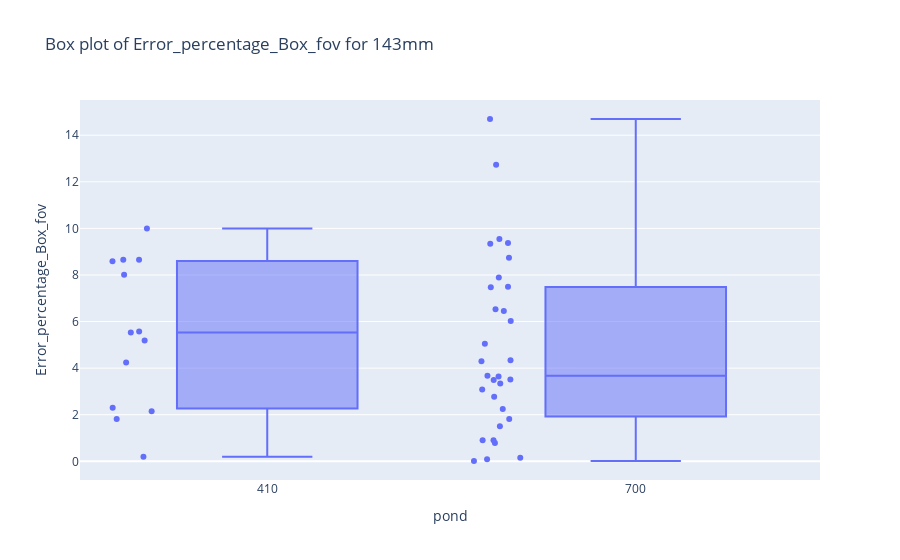
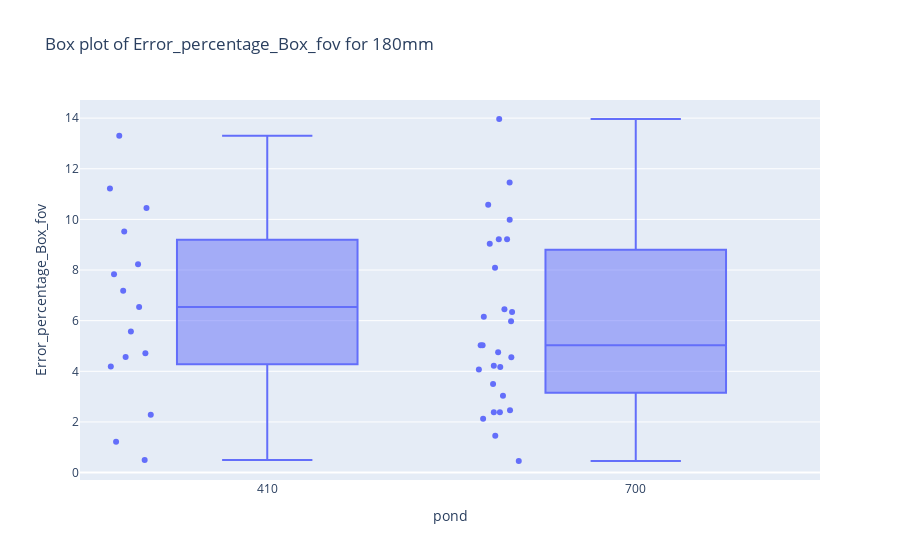

Notebook cell for these charts, in order:
### Code cell
for error in ['Error_percentage_Box_fov', 'MAE_Box_fov']:

    for true_length in [143, 180]:
        # Create a box plot using plotly
        fig = px.box(df_clean[df_clean['true_length'] == true_length],
                        x='pond', 
                        y=error, 
                        points="all",  # Show all points
                        hover_data=['image_path', 'index'],  # Include hover data
                        title=f'Box plot of {error} for {true_length}mm',)
        #Save the plot to png
        fig.write_image(f'{error}_{true_length}.png')
        fig.show()
    # Create a box plot using plotly

### Figure 1 — Plotly figure (JSON) as saved in the notebook; plotly's stock layout.template omitted (floating-point values rounded to 4 significant figures)
{"data": [{"alignmentgroup": "True", "boxpoints": "all", "customdata": [["undistorted_GX010191_101_1265.jpg", 0], ["undistorted_GX010191_102_1277.jpg", 0], ["undistorted_GX010191_103_1289.jpg", 0], ["undistorted_GX010191_105_1312.jpg", 0], ["undistorted_GX010191_107_1330.jpg", 0], ["undistorted_GX010191_10_370.jpg", 0], ["undistorted_GX010191_110_1355.jpg", 3], ["undistorted_GX010191_13_439.jpg", 0], ["undistorted_GX010191_15_479.jpg", 0], ["undistorted_GX010191_16_495.jpg", 2], ["undistorted_GX010191_16_495.jpg", 3], ["undistorted_GX010191_31_283.jpg", 2], ["undistorted_GX010191_34_1128.jpg", 1], ["undistorted_GX010191_35_1167.jpg", 1], ["undistorted_GX010191_35_367.jpg", 0], ["undistorted_GX010191_36_1195.jpg", 1], ["undistorted_GX010191_36_381.jpg", 0], ["undistorted_GX010191_38_1266.jpg", 0], ["undistorted_GX010191_38_404.jpg", 0], ["undistorted_GX010191_39_416.jpg", 0], ["undistorted_GX010191_42_1339.jpg", 0], ["undistorted_GX010191_42_1339.jpg", 5], ["undistorted_GX010191_42_457.jpg", 0], ["undistorted_GX010191_42_457.jpg", 3], ["undistorted_GX010191_43_1353.jpg", 0], ["undistorted_GX010191_44_478.jpg", 0], ["undistorted_GX010191_46_497.jpg", 1], ["undistorted_GX010191_94_1132.jpg", 0], ["undistorted_GX010191_95_1157.jpg", 1], ["undistorted_GX010191_98_1211.jpg", 0], ["undistorted_GX010191_99_1233.jpg", 1], ["undistorted_GX010192_17_1035.jpg", 0], ["undistorted_GX010192_25_1553.jpg", 0], ["undistorted_GX010192_26_1578.jpg", 0], ["undistorted_GX010192_9_675.jpg", 1], ["undistorted_GX010193_17_1264.jpg", 0], ["undistorted_GX010193_18_1289.jpg", 0], ["undistorted_GX010193_19_1334.jpg", 0], ["undistorted_GX010193_20_1365.jpg", 2], ["undistorted_GX010194_36_485.jpg", 1], ["undistorted_GX010194_37_496.jpg", 1], ["undistorted_GX010194_38_504.jpg", 1], ["undistorted_GX010194_39_513.jpg", 1], ["undistorted_GX010194_60_836.jpg", 0]], "hovertemplate": "pond=%{x}<br>Error_percentage_Box_fov=%{y}<br>image_path=%{customdata[0]}<br>index=%{customdata[1]}<extra></extra>", "legendgroup": "", "marker": {"color": "#636efa"}, "name": "", "notched": false, "offsetgroup": "", "orientation": "v", "showlegend": false, "type": "box", "x": [700, 700, 700, 700, 700, 700, 700, 700, 700, 700, 700, 700, 700, 700, 700, 700, 700, 700, 700, 700, 700, 700, 700, 700, 700, 700, 700, 700, 700, 700, 700, 410, 410, 410, 410, 410, 410, 410, 410, 410, 410, 410, 410, 410], "x0": " ", "xaxis": "x", "y": [0.01363, 1.812, 3.084, 3.509, 6.524, 0.9026, 0.7908, 3.491, 2.248, 6.021, 7.474, 3.671, 9.542, 8.74, 0.1534, 7.491, 1.504, 0.08433, 12.73, 5.044, 0.9015, 3.337, 9.346, 4.299, 3.638, 4.342, 2.77, 14.7, 7.897, 6.458, 9.37, 9.996, 5.531, 8.651, 8.587, 2.305, 5.57, 8.012, 0.1954, 1.816, 2.144, 5.189, 4.242, 8.65], "y0": " ", "yaxis": "y"}], "layout": {"boxmode": "group", "legend": {"tracegroupgap": 0}, "title": {"text": "Box plot of Error_percentage_Box_fov for 143mm"}, "xaxis": {"anchor": "y", "domain": [0, 1], "title": {"text": "pond"}}, "yaxis": {"anchor": "x", "domain": [0, 1], "title": {"text": "Error_percentage_Box_fov"}}}}

### Figure 2 — Plotly figure (JSON) as saved in the notebook; plotly's stock layout.template omitted (floating-point values rounded to 4 significant figures)
{"data": [{"alignmentgroup": "True", "boxpoints": "all", "customdata": [["undistorted_GX010191_116_1399.jpg", 0], ["undistorted_GX010191_16_495.jpg", 1], ["undistorted_GX010191_17_509.jpg", 1], ["undistorted_GX010191_18_521.jpg", 0], ["undistorted_GX010191_19_537.jpg", 0], ["undistorted_GX010191_29_257.jpg", 1], ["undistorted_GX010191_31_283.jpg", 1], ["undistorted_GX010191_32_1049.jpg", 0], ["undistorted_GX010191_33_1087.jpg", 1], ["undistorted_GX010191_33_331.jpg", 0], ["undistorted_GX010191_33_331.jpg", 2], ["undistorted_GX010191_34_1128.jpg", 0], ["undistorted_GX010191_35_1167.jpg", 0], ["undistorted_GX010191_35_1167.jpg", 4], ["undistorted_GX010191_42_1339.jpg", 1], ["undistorted_GX010191_43_1353.jpg", 3], ["undistorted_GX010191_44_478.jpg", 1], ["undistorted_GX010191_51_535.jpg", 0], ["undistorted_GX010191_5_190.jpg", 2], ["undistorted_GX010191_6_219.jpg", 0], ["undistorted_GX010191_88_1016.jpg", 0], ["undistorted_GX010191_91_1066.jpg", 2], ["undistorted_GX010191_92_1087.jpg", 1], ["undistorted_GX010191_95_1157.jpg", 0], ["undistorted_GX010191_96_1175.jpg", 0], ["undistorted_GX010191_97_1190.jpg", 0], ["undistorted_GX010191_98_1211.jpg", 1], ["undistorted_GX010193_10_1039.jpg", 0], ["undistorted_GX010193_11_1065.jpg", 0], ["undistorted_GX010193_27_1553.jpg", 1], ["undistorted_GX010193_3_251.jpg", 0], ["undistorted_GX010193_4_283.jpg", 1], ["undistorted_GX010194_15_231.jpg", 0], ["undistorted_GX010194_16_240.jpg", 0], ["undistorted_GX010194_17_257.jpg", 1], ["undistorted_GX010194_18_272.jpg", 0], ["undistorted_GX010194_19_285.jpg", 0], ["undistorted_GX010194_46_620.jpg", 1], ["undistorted_GX010194_55_768.jpg", 2], ["undistorted_GX010194_56_784.jpg", 0], ["undistorted_GX010194_57_798.jpg", 0], ["undistorted_GX010194_58_810.jpg", 2]], "hovertemplate": "pond=%{x}<br>Error_percentage_Box_fov=%{y}<br>image_path=%{customdata[0]}<br>index=%{customdata[1]}<extra></extra>", "legendgroup": "", "marker": {"color": "#636efa"}, "name": "", "notched": false, "offsetgroup": "", "orientation": "v", "showlegend": false, "type": "box", "x": [700, 700, 700, 700, 700, 700, 700, 700, 700, 700, 700, 700, 700, 700, 700, 700, 700, 700, 700, 700, 700, 700, 700, 700, 700, 700, 700, 410, 410, 410, 410, 410, 410, 410, 410, 410, 410, 410, 410, 410, 410, 410], "x0": " ", "xaxis": "x", "y": [5.975, 2.38, 4.757, 4.552, 3.496, 9.983, 2.125, 6.342, 5.034, 2.381, 2.464, 3.033, 9.219, 9.219, 4.218, 1.459, 0.458, 4.166, 8.094, 6.448, 13.96, 6.152, 5.034, 9.043, 4.068, 10.58, 11.45, 0.4971, 4.57, 7.177, 10.45, 2.289, 7.836, 4.185, 6.539, 8.224, 1.217, 4.712, 5.57, 13.3, 9.521, 11.22], "y0": " ", "yaxis": "y"}], "layout": {"boxmode": "group", "legend": {"tracegroupgap": 0}, "title": {"text": "Box plot of Error_percentage_Box_fov for 180mm"}, "xaxis": {"anchor": "y", "domain": [0, 1], "title": {"text": "pond"}}, "yaxis": {"anchor": "x", "domain": [0, 1], "title": {"text": "Error_percentage_Box_fov"}}}}
